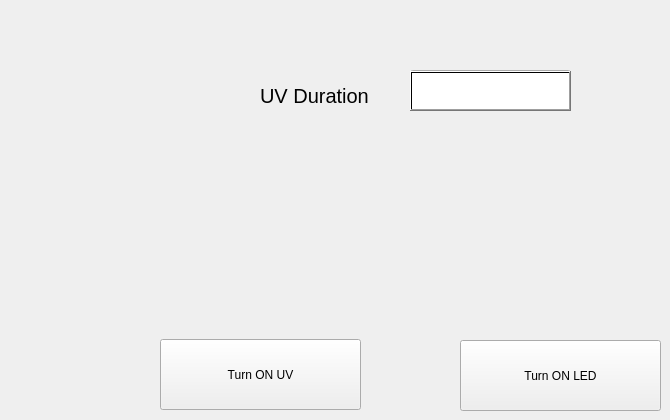
    <widget class="QWidget" name="page_5">
     <widget class="QLabel" name="label_92">
      <property name="geometry">
       <rect>
        <x>260</x>
        <y>80</y>
        <width>141</width>
        <height>31</height>
       </rect>
      </property>
      <property name="font">
       <font>
        <pointsize>15</pointsize>
       </font>
      </property>
      <property name="styleSheet">
       <string notr="true">background:rgba(0, 0, 0,0)</string>
      </property>
      <property name="text">
       <string>UV Duration</string>
      </property>
     </widget>
     <widget class="QToolButton" name="toolButton_43">
      <property name="geometry">
       <rect>
        <x>160</x>
        <y>339</y>
        <width>201</width>
        <height>71</height>
       </rect>
      </property>
      <property name="text">
       <string>Turn ON UV</string>
      </property>
     </widget>
     <widget class="QToolButton" name="toolButton_44">
      <property name="geometry">
       <rect>
        <x>460</x>
        <y>340</y>
        <width>201</width>
        <height>71</height>
       </rect>
      </property>
      <property name="text">
       <string>Turn ON LED</string>
      </property>
     </widget>
     <widget class="QLineEdit" name="lineEdit_144">
      <property name="geometry">
       <rect>
        <x>410</x>
        <y>70</y>
        <width>161</width>
        <height>40</height>
       </rect>
      </property>
     </widget>
     <widget class="QPushButton" name="pushButton_166">
      <property name="geometry">
       <rect>
        <x>410</x>
        <y>71</y>
        <width>161</width>
        <height>40</height>
       </rect>
      </property>
      <property name="styleSheet">
       <string notr="true">background:qlineargradient(spread:pad, x1:0, y1:0, x2:1, y2:0, stop:0 rgba(0, 0, 0, 0), stop:1 rgba(0,0,0,0))</string>
      </property>
      <property name="text">
       <string/>
      </property>
     </widget>
    </widget>
